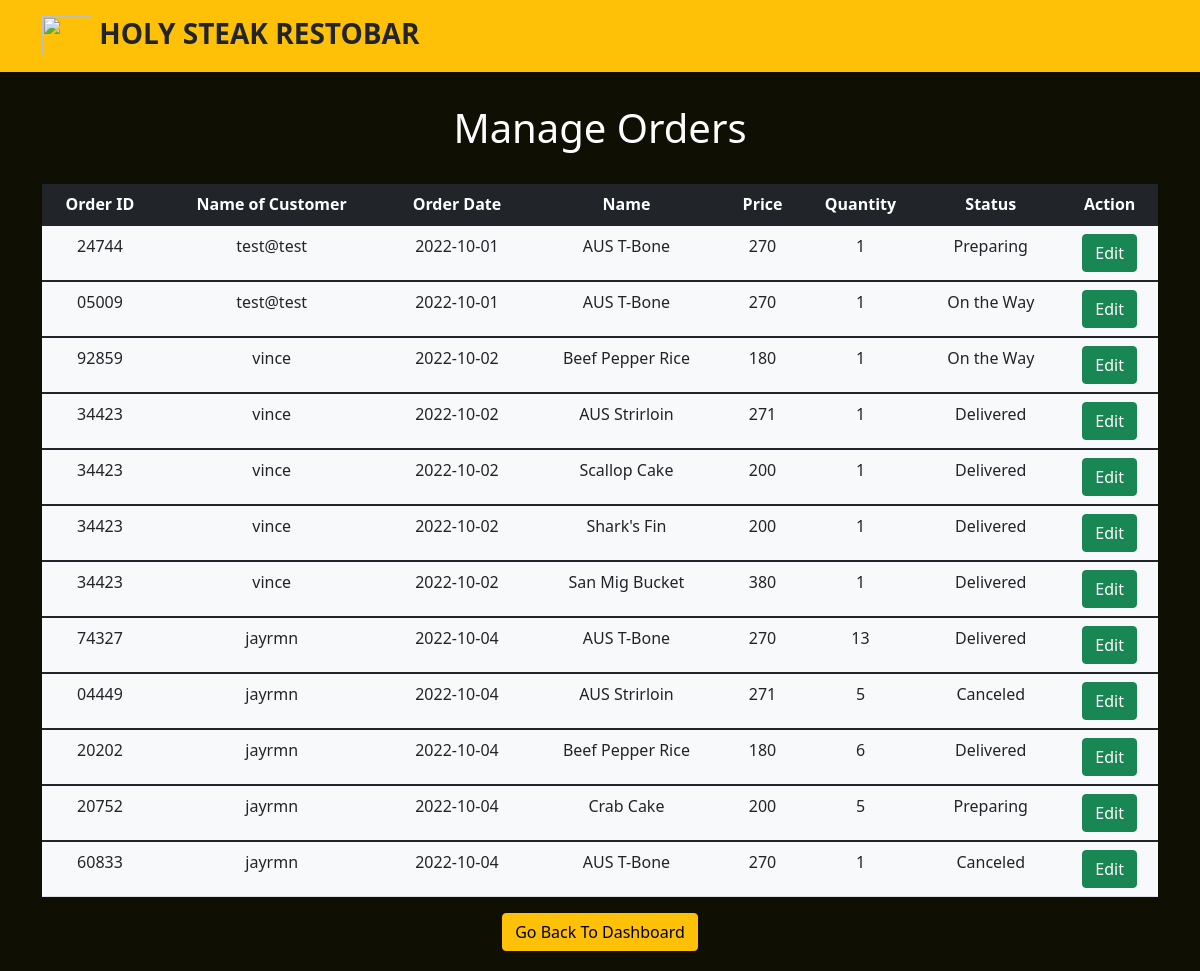
Screenshot of /admin/manage-orders.php (signed in) with the database file from the repository.
### tables this page shows
CREATE TABLE `food_orders` (
  `id` int(30) NOT NULL,
  `item_id` int(30) NOT NULL,
  `name` varchar(30) NOT NULL,
  `price` int(30) NOT NULL,
  `quantity` int(30) NOT NULL,
  `order_date` date NOT NULL,
  `order_id` varchar(50) NOT NULL,
  `status` varchar(20) NOT NULL DEFAULT 'Pending',
  `user_id` varchar(20) NOT NULL
);

CREATE TABLE `food_customer` (
  `id` int(11) NOT NULL,
  `name` varchar(255) NOT NULL,
  `email` varchar(255) NOT NULL,
  `password` varchar(50) NOT NULL,
  `phone` varchar(50) NOT NULL,
  `address` text NOT NULL
);

### admin/class/ManageOrders.php (called while the page is built, shortened)
<?php
class ManageOrders {
	private $conn;
	public function __construct($db){
        $this->conn = $db;
    }
	public function ViewOrders(){
		$stmt = $this->conn->prepare("SELECT a.*,b.name as username
		FROM `food_orders` as a
		LEFT JOIN food_customer as b
		ON a.user_id=b.id");
		$stmt->execute();
		$result = $stmt->get_result();
		return $result;
	}
}
?>

### admin/manage-orders.php (the view, shortened to what this page needs)
<?php
include_once '../config/Database.php';
include_once 'class/ManageOrders.php';
$database = new Database();
$db = $database->getConnection();
$orders = new ManageOrders($db);
include('inc/header.php');
?>
<link rel="stylesheet" type = "text/css" href ="../css/admin-index.css">
<?php include('inc/container.php');?>
<br>
<div class="content">
	<div class="container-fluid mt-2">
	<h1 class="text-center">
		Manage Orders
	</h1>
	</div>
	<br>
	<table class="table bg-light text-center">
		<thead class=table-dark>
			<tr>
				<th>Order ID</th>
				<th>Name of Customer</th>
				<th>Order Date</th>
				<th>Name</th>
				<th>Price</th>
				<th>Quantity</th>
				<th>Status</th>
				<th>Action</th>
			</tr>
		</thead>
		<?php $result = $orders->ViewOrders();
			$count=0;
			while ($row = $result->fetch_assoc()) {
			if ($count == 0) {
				echo "<div class='row'>";
			}
			?>
		<tbody>
			<tr>
				<td><?php echo $row['order_id']?></td>
				<td><?php echo $row['username']?></td>
				<td><?php echo $row['order_date']?></td>
				<td><?php echo $row['name']?></td>
				<td><?php echo $row['price']?></td>
				<td><?php echo $row['quantity']?></td>
				<td><?php echo $row['status']?></td>
				<td>
					<button type="button" class="btn btn-success zz" value="<?php echo $row['id'].'/'.$row['status'].'/'.$row['order_id']?>" data-bs-toggle="modal" data-bs-target="#exampleModal">Edit</button>
				</td>
			</tr>
		</tbody>
		<?php
			$count++;
			if($count==4)
			{
			  echo "</div>";
			}
			}if ($count == 0) {
				echo "<td colspan='8'>No Results</td>";
			}
			?>
	</table>
</div>
<center><a href="index.php" type="button" class="btn btn-warning ">Go Back To Dashboard</a>
<?php include('inc/footer.php');?>

### admin/inc/header.php (style rules this page uses)
body { background-color:#0f0f04; }

### admin/manage-orders.php (style rules this page uses)
h1 { color: white; }

### admin/inc/container.php (style rules this page uses)
body { background-color:#0f0f04; }

### rows the page displays
food_orders: order "24744", food_customer.name "test@test", order_date "2022-10-01", name "AUS T-Bone", price "270", quantity "1", status "Preparing"
food_orders: order "05009", food_customer.name "test@test", order_date "2022-10-01", name "AUS T-Bone", price "270", quantity "1", status "On the Way"
food_orders: order "92859", food_customer.name "vince", order_date "2022-10-02", name "Beef Pepper Rice", price "180", quantity "1", status "On the Way"
food_orders: order "34423", food_customer.name "vince", order_date "2022-10-02", name "AUS Strirloin", price "271", quantity "1", status "Delivered"
food_orders: order "34423", food_customer.name "vince", order_date "2022-10-02", name "Scallop Cake", price "200", quantity "1", status "Delivered"
food_orders: order "34423", food_customer.name "vince", order_date "2022-10-02", name "Shark's Fin", price "200", quantity "1", status "Delivered"
food_orders: order "34423", food_customer.name "vince", order_date "2022-10-02", name "San Mig Bucket", price "380", quantity "1", status "Delivered"
food_orders: order "74327", food_customer.name "jayrmn", order_date "2022-10-04", name "AUS T-Bone", price "270", quantity "13", status "Delivered"
food_orders: order "04449", food_customer.name "jayrmn", order_date "2022-10-04", name "AUS Strirloin", price "271", quantity "5", status "Canceled"
food_orders: order "20202", food_customer.name "jayrmn", order_date "2022-10-04", name "Beef Pepper Rice", price "180", quantity "6", status "Delivered"
food_orders: order "20752", food_customer.name "jayrmn", order_date "2022-10-04", name "Crab Cake", price "200", quantity "5", status "Preparing"
food_orders: order "60833", food_customer.name "jayrmn", order_date "2022-10-04", name "AUS T-Bone", price "270", quantity "1", status "Canceled"
